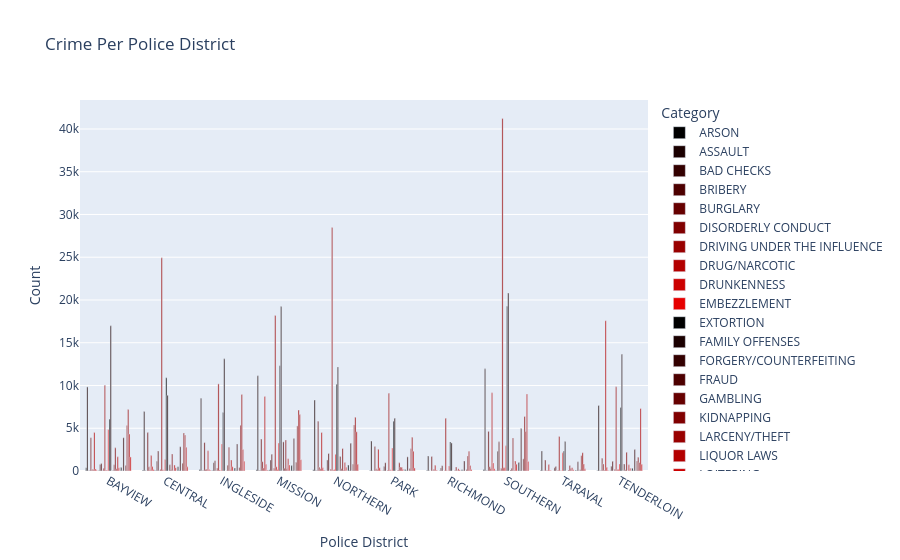

The cell this chart's notebook holds for it:
### Code cell
color_list = ["#000000","#1a0000","#330000","#4d0000","#660000","#800000","#990000","#b30000","#cc0000","#e60000"]

fig = px.bar(crime_per_pd, x='PdDistrict', y='Count', color='Category', barmode='group',
             title='Crime Per Police District',
             labels={'PdDistrict': 'Police District', 'Count': 'Count', 'Category': 'Category'},
             color_discrete_sequence=color_list)

fig.show()

### Figure 1 — Plotly figure (JSON) as saved in the notebook; plotly's stock layout.template omitted (floating-point values rounded to 4 significant figures)
{"data": [{"alignmentgroup": "True", "hovertemplate": "Category=ARSON<br>Police District=%{x}<br>Count=%{y}<extra></extra>", "legendgroup": "ARSON", "marker": {"color": "#000000", "pattern": {"shape": ""}}, "name": "ARSON", "offsetgroup": "ARSON", "orientation": "v", "showlegend": true, "textposition": "auto", "type": "bar", "x": ["BAYVIEW", "CENTRAL", "INGLESIDE", "MISSION", "NORTHERN", "PARK", "RICHMOND", "SOUTHERN", "TARAVAL", "TENDERLOIN"], "xaxis": "x", "y": [393, 111, 182, 144, 149, 65, 53, 178, 49, 59], "yaxis": "y"}, {"alignmentgroup": "True", "hovertemplate": "Category=ASSAULT<br>Police District=%{x}<br>Count=%{y}<extra></extra>", "legendgroup": "ASSAULT", "marker": {"color": "#1a0000", "pattern": {"shape": ""}}, "name": "ASSAULT", "offsetgroup": "ASSAULT", "orientation": "v", "showlegend": true, "textposition": "auto", "type": "bar", "x": ["BAYVIEW", "CENTRAL", "INGLESIDE", "MISSION", "NORTHERN", "PARK", "RICHMOND", "SOUTHERN", "TARAVAL", "TENDERLOIN"], "xaxis": "x", "y": [9834, 6959, 8517, 11139, 8307, 3508, 1756, 11948, 2346, 7670], "yaxis": "y"}, {"alignmentgroup": "True", "hovertemplate": "Category=BAD CHECKS<br>Police District=%{x}<br>Count=%{y}<extra></extra>", "legendgroup": "BAD CHECKS", "marker": {"color": "#330000", "pattern": {"shape": ""}}, "name": "BAD CHECKS", "offsetgroup": "BAD CHECKS", "orientation": "v", "showlegend": true, "textposition": "auto", "type": "bar", "x": ["BAYVIEW", "CENTRAL", "INGLESIDE", "MISSION", "NORTHERN", "PARK", "RICHMOND", "SOUTHERN", "TARAVAL", "TENDERLOIN"], "xaxis": "x", "y": [34, 65, 32, 46, 54, 15, 23, 73, 16, 19], "yaxis": "y"}, {"alignmentgroup": "True", "hovertemplate": "Category=BRIBERY<br>Police District=%{x}<br>Count=%{y}<extra></extra>", "legendgroup": "BRIBERY", "marker": {"color": "#4d0000", "pattern": {"shape": ""}}, "name": "BRIBERY", "offsetgroup": "BRIBERY", "orientation": "v", "showlegend": true, "textposition": "auto", "type": "bar", "x": ["BAYVIEW", "CENTRAL", "INGLESIDE", "MISSION", "NORTHERN", "PARK", "RICHMOND", "SOUTHERN", "TARAVAL", "TENDERLOIN"], "xaxis": "x", "y": [56, 12, 53, 66, 18, 7, 4, 35, 7, 15], "yaxis": "y"}, {"alignmentgroup": "True", "hovertemplate": "Category=BURGLARY<br>Police District=%{x}<br>Count=%{y}<extra></extra>", "legendgroup": "BURGLARY", "marker": {"color": "#660000", "pattern": {"shape": ""}}, "name": "BURGLARY", "offsetgroup": "BURGLARY", "orientation": "v", "showlegend": true, "textposition": "auto", "type": "bar", "x": ["BAYVIEW", "CENTRAL", "INGLESIDE", "MISSION", "NORTHERN", "PARK", "RICHMOND", "SOUTHERN", "TARAVAL", "TENDERLOIN"], "xaxis": "x", "y": [3900, 4489, 3326, 3734, 5824, 2872, 1710, 4633, 1276, 1483], "yaxis": "y"}, {"alignmentgroup": "True", "hovertemplate": "Category=DISORDERLY CONDUCT<br>Police District=%{x}<br>Count=%{y}<extra></extra>", "legendgroup": "DISORDERLY CONDUCT", "marker": {"color": "#800000", "pattern": {"shape": ""}}, "name": "DISORDERLY CONDUCT", "offsetgroup": "DISORDERLY CONDUCT", "orientation": "v", "showlegend": true, "textposition": "auto", "type": "bar", "x": ["BAYVIEW", "CENTRAL", "INGLESIDE", "MISSION", "NORTHERN", "PARK", "RICHMOND", "SOUTHERN", "TARAVAL", "TENDERLOIN"], "xaxis": "x", "y": [217, 493, 171, 1095, 446, 270, 65, 500, 56, 829], "yaxis": "y"}, {"alignmentgroup": "True", "hovertemplate": "Category=DRIVING UNDER THE INFLUENCE<br>Police District=%{x}<br>Count=%{y}<extra></extra>", "legendgroup": "DRIVING UNDER THE INFLUENCE", "marker": {"color": "#990000", "pattern": {"shape": ""}}, "name": "DRIVING UNDER THE INFLUENCE", "offsetgroup": "DRIVING UNDER THE INFLUENCE", "orientation": "v", "showlegend": true, "textposition": "auto", "type": "bar", "x": ["BAYVIEW", "CENTRAL", "INGLESIDE", "MISSION", "NORTHERN", "PARK", "RICHMOND", "SOUTHERN", "TARAVAL", "TENDERLOIN"], "xaxis": "x", "y": [179, 159, 206, 357, 260, 176, 195, 305, 49, 103], "yaxis": "y"}, {"alignmentgroup": "True", "hovertemplate": "Category=DRUG/NARCOTIC<br>Police District=%{x}<br>Count=%{y}<extra></extra>", "legendgroup": "DRUG/NARCOTIC", "marker": {"color": "#b30000", "pattern": {"shape": ""}}, "name": "DRUG/NARCOTIC", "offsetgroup": "DRUG/NARCOTIC", "orientation": "v", "showlegend": true, "textposition": "auto", "type": "bar", "x": ["BAYVIEW", "CENTRAL", "INGLESIDE", "MISSION", "NORTHERN", "PARK", "RICHMOND", "SOUTHERN", "TARAVAL", "TENDERLOIN"], "xaxis": "x", "y": [4493, 1803, 2371, 8723, 4505, 2551, 665, 9152, 758, 17578], "yaxis": "y"}, {"alignmentgroup": "True", "hovertemplate": "Category=DRUNKENNESS<br>Police District=%{x}<br>Count=%{y}<extra></extra>", "legendgroup": "DRUNKENNESS", "marker": {"color": "#cc0000", "pattern": {"shape": ""}}, "name": "DRUNKENNESS", "offsetgroup": "DRUNKENNESS", "orientation": "v", "showlegend": true, "textposition": "auto", "type": "bar", "x": ["BAYVIEW", "CENTRAL", "INGLESIDE", "MISSION", "NORTHERN", "PARK", "RICHMOND", "SOUTHERN", "TARAVAL", "TENDERLOIN"], "xaxis": "x", "y": [237, 517, 190, 781, 368, 373, 86, 949, 89, 439], "yaxis": "y"}, {"alignmentgroup": "True", "hovertemplate": "Category=EMBEZZLEMENT<br>Police District=%{x}<br>Count=%{y}<extra></extra>", "legendgroup": "EMBEZZLEMENT", "marker": {"color": "#e60000", "pattern": {"shape": ""}}, "name": "EMBEZZLEMENT", "offsetgroup": "EMBEZZLEMENT", "orientation": "v", "showlegend": true, "textposition": "auto", "type": "bar", "x": ["BAYVIEW", "CENTRAL", "INGLESIDE", "MISSION", "NORTHERN", "PARK", "RICHMOND", "SOUTHERN", "TARAVAL", "TENDERLOIN"], "xaxis": "x", "y": [100, 178, 78, 124, 131, 50, 27, 275, 26, 91], "yaxis": "y"}, {"alignmentgroup": "True", "hovertemplate": "Category=EXTORTION<br>Police District=%{x}<br>Count=%{y}<extra></extra>", "legendgroup": "EXTORTION", "marker": {"color": "#000000", "pattern": {"shape": ""}}, "name": "EXTORTION", "offsetgroup": "EXTORTION", "orientation": "v", "showlegend": true, "textposition": "auto", "type": "bar", "x": ["BAYVIEW", "CENTRAL", "INGLESIDE", "MISSION", "NORTHERN", "PARK", "RICHMOND", "SOUTHERN", "TARAVAL", "TENDERLOIN"], "xaxis": "x", "y": [13, 51, 29, 26, 24, 8, 13, 38, 9, 8], "yaxis": "y"}, {"alignmentgroup": "True", "hovertemplate": "Category=FAMILY OFFENSES<br>Police District=%{x}<br>Count=%{y}<extra></extra>", "legendgroup": "FAMILY OFFENSES", "marker": {"color": "#1a0000", "pattern": {"shape": ""}}, "name": "FAMILY OFFENSES", "offsetgroup": "FAMILY OFFENSES", "orientation": "v", "showlegend": true, "textposition": "auto", "type": "bar", "x": ["BAYVIEW", "CENTRAL", "INGLESIDE", "MISSION", "NORTHERN", "PARK", "RICHMOND", "SOUTHERN", "TARAVAL", "TENDERLOIN"], "xaxis": "x", "y": [73, 28, 71, 139, 12, 26, 15, 40, 10, 39], "yaxis": "y"}, {"alignmentgroup": "True", "hovertemplate": "Category=FORGERY/COUNTERFEITING<br>Police District=%{x}<br>Count=%{y}<extra></extra>", "legendgroup": "FORGERY/COUNTERFEITING", "marker": {"color": "#330000", "pattern": {"shape": ""}}, "name": "FORGERY/COUNTERFEITING", "offsetgroup": "FORGERY/COUNTERFEITING", "orientation": "v", "showlegend": true, "textposition": "auto", "type": "bar", "x": ["BAYVIEW", "CENTRAL", "INGLESIDE", "MISSION", "NORTHERN", "PARK", "RICHMOND", "SOUTHERN", "TARAVAL", "TENDERLOIN"], "xaxis": "x", "y": [769, 1143, 977, 1276, 1292, 517, 341, 2316, 375, 561], "yaxis": "y"}, {"alignmentgroup": "True", "hovertemplate": "Category=FRAUD<br>Police District=%{x}<br>Count=%{y}<extra></extra>", "legendgroup": "FRAUD", "marker": {"color": "#4d0000", "pattern": {"shape": ""}}, "name": "FRAUD", "offsetgroup": "FRAUD", "orientation": "v", "showlegend": true, "textposition": "auto", "type": "bar", "x": ["BAYVIEW", "CENTRAL", "INGLESIDE", "MISSION", "NORTHERN", "PARK", "RICHMOND", "SOUTHERN", "TARAVAL", "TENDERLOIN"], "xaxis": "x", "y": [865, 2331, 1213, 1963, 2052, 971, 627, 3408, 529, 1130], "yaxis": "y"}, {"alignmentgroup": "True", "hovertemplate": "Category=GAMBLING<br>Police District=%{x}<br>Count=%{y}<extra></extra>", "legendgroup": "GAMBLING", "marker": {"color": "#660000", "pattern": {"shape": ""}}, "name": "GAMBLING", "offsetgroup": "GAMBLING", "orientation": "v", "showlegend": true, "textposition": "auto", "type": "bar", "x": ["BAYVIEW", "CENTRAL", "INGLESIDE", "MISSION", "NORTHERN", "PARK", "SOUTHERN", "TARAVAL", "TENDERLOIN"], "xaxis": "x", "y": [29, 31, 16, 18, 10, 1, 17, 3, 12], "yaxis": "y"}, {"alignmentgroup": "True", "hovertemplate": "Category=KIDNAPPING<br>Police District=%{x}<br>Count=%{y}<extra></extra>", "legendgroup": "KIDNAPPING", "marker": {"color": "#800000", "pattern": {"shape": ""}}, "name": "KIDNAPPING", "offsetgroup": "KIDNAPPING", "orientation": "v", "showlegend": true, "textposition": "auto", "type": "bar", "x": ["BAYVIEW", "CENTRAL", "INGLESIDE", "MISSION", "NORTHERN", "PARK", "RICHMOND", "SOUTHERN", "TARAVAL", "TENDERLOIN"], "xaxis": "x", "y": [312, 197, 348, 312, 230, 94, 57, 328, 80, 211], "yaxis": "y"}, {"alignmentgroup": "True", "hovertemplate": "Category=LARCENY/THEFT<br>Police District=%{x}<br>Count=%{y}<extra></extra>", "legendgroup": "LARCENY/THEFT", "marker": {"color": "#990000", "pattern": {"shape": ""}}, "name": "LARCENY/THEFT", "offsetgroup": "LARCENY/THEFT", "orientation": "v", "showlegend": true, "textposition": "auto", "type": "bar", "x": ["BAYVIEW", "CENTRAL", "INGLESIDE", "MISSION", "NORTHERN", "PARK", "RICHMOND", "SOUTHERN", "TARAVAL", "TENDERLOIN"], "xaxis": "x", "y": [10039, 24929, 10189, 18186, 28485, 9088, 6174, 41219, 4048, 9851], "yaxis": "y"}, {"alignmentgroup": "True", "hovertemplate": "Category=LIQUOR LAWS<br>Police District=%{x}<br>Count=%{y}<extra></extra>", "legendgroup": "LIQUOR LAWS", "marker": {"color": "#b30000", "pattern": {"shape": ""}}, "name": "LIQUOR LAWS", "offsetgroup": "LIQUOR LAWS", "orientation": "v", "showlegend": true, "textposition": "auto", "type": "bar", "x": ["BAYVIEW", "CENTRAL", "INGLESIDE", "MISSION", "NORTHERN", "PARK", "RICHMOND", "SOUTHERN", "TARAVAL", "TENDERLOIN"], "xaxis": "x", "y": [114, 141, 106, 494, 124, 148, 47, 368, 38, 185], "yaxis": "y"}, {"alignmentgroup": "True", "hovertemplate": "Category=LOITERING<br>Police District=%{x}<br>Count=%{y}<extra></extra>", "legendgroup": "LOITERING", "marker": {"color": "#cc0000", "pattern": {"shape": ""}}, "name": "LOITERING", "offsetgroup": "LOITERING", "orientation": "v", "showlegend": true, "textposition": "auto", "type": "bar", "x": ["BAYVIEW", "CENTRAL", "INGLESIDE", "MISSION", "NORTHERN", "PARK", "RICHMOND", "SOUTHERN", "TARAVAL", "TENDERLOIN"], "xaxis": "x", "y": [48, 69, 26, 188, 186, 23, 4, 394, 17, 199], "yaxis": "y"}, {"alignmentgroup": "True", "hovertemplate": "Category=MISSING PERSON<br>Police District=%{x}<br>Count=%{y}<extra></extra>", "legendgroup": "MISSING PERSON", "marker": {"color": "#e60000", "pattern": {"shape": ""}}, "name": "MISSING PERSON", "offsetgroup": "MISSING PERSON", "orientation": "v", "showlegend": true, "textposition": "auto", "type": "bar", "x": ["BAYVIEW", "CENTRAL", "INGLESIDE", "MISSION", "NORTHERN", "PARK", "RICHMOND", "SOUTHERN", "TARAVAL", "TENDERLOIN"], "xaxis": "x", "y": [4847, 1344, 3167, 3269, 1947, 2696, 587, 2942, 2124, 832], "yaxis": "y"}, {"alignmentgroup": "True", "hovertemplate": "Category=NON-CRIMINAL<br>Police District=%{x}<br>Count=%{y}<extra></extra>", "legendgroup": "NON-CRIMINAL", "marker": {"color": "#000000", "pattern": {"shape": ""}}, "name": "NON-CRIMINAL", "offsetgroup": "NON-CRIMINAL", "orientation": "v", "showlegend": true, "textposition": "auto", "type": "bar", "x": ["BAYVIEW", "CENTRAL", "INGLESIDE", "MISSION", "NORTHERN", "PARK", "RICHMOND", "SOUTHERN", "TARAVAL", "TENDERLOIN"], "xaxis": "x", "y": [6073, 10906, 6844, 12316, 10140, 5828, 3381, 19267, 2339, 7421], "yaxis": "y"}, {"alignmentgroup": "True", "hovertemplate": "Category=OTHER OFFENSES<br>Police District=%{x}<br>Count=%{y}<extra></extra>", "legendgroup": "OTHER OFFENSES", "marker": {"color": "#1a0000", "pattern": {"shape": ""}}, "name": "OTHER OFFENSES", "offsetgroup": "OTHER OFFENSES", "orientation": "v", "showlegend": true, "textposition": "auto", "type": "bar", "x": ["BAYVIEW", "CENTRAL", "INGLESIDE", "MISSION", "NORTHERN", "PARK", "RICHMOND", "SOUTHERN", "TARAVAL", "TENDERLOIN"], "xaxis": "x", "y": [16985, 8855, 13119, 19232, 12176, 6169, 3280, 20813, 3446, 13649], "yaxis": "y"}, {"alignmentgroup": "True", "hovertemplate": "Category=PORNOGRAPHY/OBSCENE MAT<br>Police District=%{x}<br>Count=%{y}<extra></extra>", "legendgroup": "PORNOGRAPHY/OBSCENE MAT", "marker": {"color": "#330000", "pattern": {"shape": ""}}, "name": "PORNOGRAPHY/OBSCENE MAT", "offsetgroup": "PORNOGRAPHY/OBSCENE MAT", "orientation": "v", "showlegend": true, "textposition": "auto", "type": "bar", "x": ["BAYVIEW", "CENTRAL", "MISSION", "NORTHERN", "RICHMOND", "SOUTHERN", "TARAVAL", "TENDERLOIN"], "xaxis": "x", "y": [2, 2, 3, 5, 1, 4, 1, 1], "yaxis": "y"}, {"alignmentgroup": "True", "hovertemplate": "Category=PROSTITUTION<br>Police District=%{x}<br>Count=%{y}<extra></extra>", "legendgroup": "PROSTITUTION", "marker": {"color": "#4d0000", "pattern": {"shape": ""}}, "name": "PROSTITUTION", "offsetgroup": "PROSTITUTION", "orientation": "v", "showlegend": true, "textposition": "auto", "type": "bar", "x": ["BAYVIEW", "CENTRAL", "INGLESIDE", "MISSION", "NORTHERN", "PARK", "RICHMOND", "SOUTHERN", "TARAVAL", "TENDERLOIN"], "xaxis": "x", "y": [68, 727, 26, 3406, 1692, 5, 10, 129, 9, 816], "yaxis": "y"}, {"alignmentgroup": "True", "hovertemplate": "Category=RECOVERED VEHICLE<br>Police District=%{x}<br>Count=%{y}<extra></extra>", "legendgroup": "RECOVERED VEHICLE", "marker": {"color": "#660000", "pattern": {"shape": ""}}, "name": "RECOVERED VEHICLE", "offsetgroup": "RECOVERED VEHICLE", "orientation": "v", "showlegend": true, "textposition": "auto", "type": "bar", "x": ["BAYVIEW", "CENTRAL", "INGLESIDE", "MISSION", "NORTHERN", "PARK", "RICHMOND", "SOUTHERN", "TARAVAL", "TENDERLOIN"], "xaxis": "x", "y": [731, 178, 662, 323, 272, 117, 59, 313, 117, 135], "yaxis": "y"}, {"alignmentgroup": "True", "hovertemplate": "Category=ROBBERY<br>Police District=%{x}<br>Count=%{y}<extra></extra>", "legendgroup": "ROBBERY", "marker": {"color": "#800000", "pattern": {"shape": ""}}, "name": "ROBBERY", "offsetgroup": "ROBBERY", "orientation": "v", "showlegend": true, "textposition": "auto", "type": "bar", "x": ["BAYVIEW", "CENTRAL", "INGLESIDE", "MISSION", "NORTHERN", "PARK", "RICHMOND", "SOUTHERN", "TARAVAL", "TENDERLOIN"], "xaxis": "x", "y": [2710, 1998, 2784, 3628, 2636, 955, 473, 3850, 656, 2201], "yaxis": "y"}, {"alignmentgroup": "True", "hovertemplate": "Category=RUNAWAY<br>Police District=%{x}<br>Count=%{y}<extra></extra>", "legendgroup": "RUNAWAY", "marker": {"color": "#990000", "pattern": {"shape": ""}}, "name": "RUNAWAY", "offsetgroup": "RUNAWAY", "orientation": "v", "showlegend": true, "textposition": "auto", "type": "bar", "x": ["BAYVIEW", "CENTRAL", "INGLESIDE", "MISSION", "NORTHERN", "PARK", "RICHMOND", "SOUTHERN", "TARAVAL", "TENDERLOIN"], "xaxis": "x", "y": [259, 40, 147, 293, 86, 468, 51, 100, 331, 9], "yaxis": "y"}, {"alignmentgroup": "True", "hovertemplate": "Category=SECONDARY CODES<br>Police District=%{x}<br>Count=%{y}<extra></extra>", "legendgroup": "SECONDARY CODES", "marker": {"color": "#b30000", "pattern": {"shape": ""}}, "name": "SECONDARY CODES", "offsetgroup": "SECONDARY CODES", "orientation": "v", "showlegend": true, "textposition": "auto", "type": "bar", "x": ["BAYVIEW", "CENTRAL", "INGLESIDE", "MISSION", "NORTHERN", "PARK", "RICHMOND", "SOUTHERN", "TARAVAL", "TENDERLOIN"], "xaxis": "x", "y": [1661, 703, 1298, 1437, 998, 444, 261, 1158, 394, 724], "yaxis": "y"}, {"alignmentgroup": "True", "hovertemplate": "Category=SEX OFFENSES FORCIBLE<br>Police District=%{x}<br>Count=%{y}<extra></extra>", "legendgroup": "SEX OFFENSES FORCIBLE", "marker": {"color": "#cc0000", "pattern": {"shape": ""}}, "name": "SEX OFFENSES FORCIBLE", "offsetgroup": "SEX OFFENSES FORCIBLE", "orientation": "v", "showlegend": true, "textposition": "auto", "type": "bar", "x": ["BAYVIEW", "CENTRAL", "INGLESIDE", "MISSION", "NORTHERN", "PARK", "RICHMOND", "SOUTHERN", "TARAVAL", "TENDERLOIN"], "xaxis": "x", "y": [385, 393, 504, 714, 435, 212, 121, 798, 153, 320], "yaxis": "y"}, {"alignmentgroup": "True", "hovertemplate": "Category=SEX OFFENSES NON FORCIBLE<br>Police District=%{x}<br>Count=%{y}<extra></extra>", "legendgroup": "SEX OFFENSES NON FORCIBLE", "marker": {"color": "#e60000", "pattern": {"shape": ""}}, "name": "SEX OFFENSES NON FORCIBLE", "offsetgroup": "SEX OFFENSES NON FORCIBLE", "orientation": "v", "showlegend": true, "textposition": "auto", "type": "bar", "x": ["BAYVIEW", "CENTRAL", "INGLESIDE", "MISSION", "NORTHERN", "PARK", "RICHMOND", "SOUTHERN", "TARAVAL", "TENDERLOIN"], "xaxis": "x", "y": [22, 7, 22, 35, 9, 6, 7, 17, 8, 5], "yaxis": "y"}, {"alignmentgroup": "True", "hovertemplate": "Category=STOLEN PROPERTY<br>Police District=%{x}<br>Count=%{y}<extra></extra>", "legendgroup": "STOLEN PROPERTY", "marker": {"color": "#000000", "pattern": {"shape": ""}}, "name": "STOLEN PROPERTY", "offsetgroup": "STOLEN PROPERTY", "orientation": "v", "showlegend": true, "textposition": "auto", "type": "bar", "x": ["BAYVIEW", "CENTRAL", "INGLESIDE", "MISSION", "NORTHERN", "PARK", "RICHMOND", "SOUTHERN", "TARAVAL", "TENDERLOIN"], "xaxis": "x", "y": [397, 510, 347, 630, 696, 175, 132, 1004, 95, 336], "yaxis": "y"}, {"alignmentgroup": "True", "hovertemplate": "Category=SUICIDE<br>Police District=%{x}<br>Count=%{y}<extra></extra>", "legendgroup": "SUICIDE", "marker": {"color": "#1a0000", "pattern": {"shape": ""}}, "name": "SUICIDE", "offsetgroup": "SUICIDE", "orientation": "v", "showlegend": true, "textposition": "auto", "type": "bar", "x": ["BAYVIEW", "CENTRAL", "INGLESIDE", "MISSION", "NORTHERN", "PARK", "RICHMOND", "SOUTHERN", "TARAVAL", "TENDERLOIN"], "xaxis": "x", "y": [37, 60, 65, 72, 44, 20, 17, 58, 19, 27], "yaxis": "y"}, {"alignmentgroup": "True", "hovertemplate": "Category=SUSPICIOUS OCC<br>Police District=%{x}<br>Count=%{y}<extra></extra>", "legendgroup": "SUSPICIOUS OCC", "marker": {"color": "#330000", "pattern": {"shape": ""}}, "name": "SUSPICIOUS OCC", "offsetgroup": "SUSPICIOUS OCC", "orientation": "v", "showlegend": true, "textposition": "auto", "type": "bar", "x": ["BAYVIEW", "CENTRAL", "INGLESIDE", "MISSION", "NORTHERN", "PARK", "RICHMOND", "SOUTHERN", "TARAVAL", "TENDERLOIN"], "xaxis": "x", "y": [3891, 2840, 3165, 3807, 3259, 1655, 1176, 4959, 1086, 2509], "yaxis": "y"}, {"alignmentgroup": "True", "hovertemplate": "Category=TREA<br>Police District=%{x}<br>Count=%{y}<extra></extra>", "legendgroup": "TREA", "marker": {"color": "#4d0000", "pattern": {"shape": ""}}, "name": "TREA", "offsetgroup": "TREA", "orientation": "v", "showlegend": true, "textposition": "auto", "type": "bar", "x": ["BAYVIEW", "CENTRAL", "MISSION", "NORTHERN"], "xaxis": "x", "y": [3, 1, 1, 1], "yaxis": "y"}, {"alignmentgroup": "True", "hovertemplate": "Category=TRESPASS<br>Police District=%{x}<br>Count=%{y}<extra></extra>", "legendgroup": "TRESPASS", "marker": {"color": "#660000", "pattern": {"shape": ""}}, "name": "TRESPASS", "offsetgroup": "TRESPASS", "orientation": "v", "showlegend": true, "textposition": "auto", "type": "bar", "x": ["BAYVIEW", "CENTRAL", "INGLESIDE", "MISSION", "NORTHERN", "PARK", "RICHMOND", "SOUTHERN", "TARAVAL", "TENDERLOIN"], "xaxis": "x", "y": [633, 904, 415, 1013, 779, 290, 164, 1422, 139, 1183], "yaxis": "y"}, {"alignmentgroup": "True", "hovertemplate": "Category=VANDALISM<br>Police District=%{x}<br>Count=%{y}<extra></extra>", "legendgroup": "VANDALISM", "marker": {"color": "#800000", "pattern": {"shape": ""}}, "name": "VANDALISM", "offsetgroup": "VANDALISM", "orientation": "v", "showlegend": true, "textposition": "auto", "type": "bar", "x": ["BAYVIEW", "CENTRAL", "INGLESIDE", "MISSION", "NORTHERN", "PARK", "RICHMOND", "SOUTHERN", "TARAVAL", "TENDERLOIN"], "xaxis": "x", "y": [5331, 4451, 5360, 5272, 5391, 2600, 1763, 6386, 1800, 1610], "yaxis": "y"}, {"alignmentgroup": "True", "hovertemplate": "Category=VEHICLE THEFT<br>Police District=%{x}<br>Count=%{y}<extra></extra>", "legendgroup": "VEHICLE THEFT", "marker": {"color": "#990000", "pattern": {"shape": ""}}, "name": "VEHICLE THEFT", "offsetgroup": "VEHICLE THEFT", "orientation": "v", "showlegend": true, "textposition": "auto", "type": "bar", "x": ["BAYVIEW", "CENTRAL", "INGLESIDE", "MISSION", "NORTHERN", "PARK", "RICHMOND", "SOUTHERN", "TARAVAL", "TENDERLOIN"], "xaxis": "x", "y": [7188, 4208, 8949, 7134, 6285, 3946, 2323, 4616, 2137, 1003], "yaxis": "y"}, {"alignmentgroup": "True", "hovertemplate": "Category=WARRANTS<br>Police District=%{x}<br>Count=%{y}<extra></extra>", "legendgroup": "WARRANTS", "marker": {"color": "#b30000", "pattern": {"shape": ""}}, "name": "WARRANTS", "offsetgroup": "WARRANTS", "orientation": "v", "showlegend": true, "textposition": "auto", "type": "bar", "x": ["BAYVIEW", "CENTRAL", "INGLESIDE", "MISSION", "NORTHERN", "PARK", "RICHMOND", "SOUTHERN", "TARAVAL", "TENDERLOIN"], "xaxis": "x", "y": [4315, 2776, 2521, 6596, 4586, 2306, 645, 9008, 811, 7307], "yaxis": "y"}, {"alignmentgroup": "True", "hovertemplate": "Category=WEAPON LAWS<br>Police District=%{x}<br>Count=%{y}<extra></extra>", "legendgroup": "WEAPON LAWS", "marker": {"color": "#cc0000", "pattern": {"shape": ""}}, "name": "WEAPON LAWS", "offsetgroup": "WEAPON LAWS", "orientation": "v", "showlegend": true, "textposition": "auto", "type": "bar", "x": ["BAYVIEW", "CENTRAL", "INGLESIDE", "MISSION", "NORTHERN", "PARK", "RICHMOND", "SOUTHERN", "TARAVAL", "TENDERLOIN"], "xaxis": "x", "y": [1644, 486, 1127, 1329, 789, 357, 176, 1119, 264, 793], "yaxis": "y"}], "layout": {"autosize": true, "barmode": "group", "legend": {"title": {"text": "Category"}, "tracegroupgap": 0}, "title": {"text": "Crime Per Police District"}, "xaxis": {"anchor": "y", "autorange": true, "domain": [0, 1], "range": [-0.5, 9.5], "title": {"text": "Police District"}, "type": "category"}, "yaxis": {"anchor": "x", "autorange": true, "domain": [0, 1], "range": [0, 43390.0], "title": {"text": "Count"}, "type": "linear"}}}
